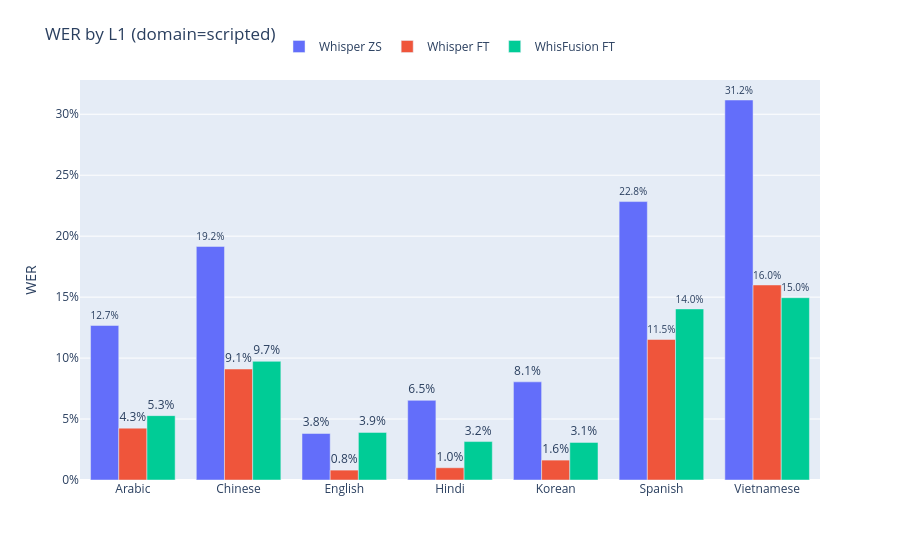

This figure's notebook cell:
### Markdown cell above
---



  # Part 2 — Per-L1 WER



  **Default: Combined (all data).** Use `domain=` for domain-specific L1 breakdowns.

### Code cell
def get_l1_breakdown(domain: str | None = None, metric: str = "wer") -> pd.DataFrame:
    """Per-L1 breakdown for a chosen metric."""
    metric = metric.lower()
    if metric not in {"wer", "mer", "per"}:
        raise ValueError("metric must be one of: 'wer', 'mer', 'per'")

    l1_rows = []
    for key, label in MODEL_KEYS.items():
        df = get_data(key, domain)
        if df is None:
            continue
        grp = grouped_wer(df, "l1")
        grp["Model"] = label
        l1_rows.append(grp)

    if not l1_rows:
        return pd.DataFrame()

    l1_df = pd.concat(l1_rows, ignore_index=True)

    # Delta vs zero-shot baseline (negative = improvement)
    if "baseline" in MODEL_KEYS and available("baseline"):
        base_label = MODEL_KEYS["baseline"]
        base_col = f"{metric}_base"
        base_vals = (
            l1_df[l1_df["Model"] == base_label][["l1", metric]]
            .rename(columns={metric: base_col})
        )
        l1_df = l1_df.merge(base_vals, on="l1", how="left")
        l1_df[f"{metric}_delta_pct"] = (
            (l1_df[metric] - l1_df[base_col]) / l1_df[base_col] * 100
        )

    return l1_df


domain = "scripted"   # None / "scripted" / "spontaneous"
metric = "wer"  # "wer" / "mer" / "per"

l1_df = get_l1_breakdown(domain, metric)

if not l1_df.empty:
    l1s = sorted(l1_df["l1"].unique())
    metric_label = "PER (G2P)" if metric == "per" else metric.upper()

    # Use actual model keys that exist in MODEL_KEYS and are available
    model_order = list(MODEL_KEYS.keys())
    ordered_items = [(k, MODEL_KEYS[k]) for k in model_order if available(k)]

    fig = go.Figure()
    for key, label in ordered_items:
        sub = l1_df[l1_df["Model"] == label].set_index("l1")
        fig.add_trace(go.Bar(
            name=label,
            x=l1s,
            y=[sub.loc[l, metric] if l in sub.index else None for l in l1s],
            text=[f"{sub.loc[l, metric]:.1%}" if l in sub.index and pd.notna(sub.loc[l, metric]) else "" for l in l1s],
            textposition="outside",
        ))

    domain_str = f" (domain={domain})" if domain else " (All Data)"
    fig.update_layout(
        title=f"{metric_label} by L1{domain_str}",
        barmode="group",
        yaxis=dict(title=metric_label, tickformat=".0%"),
        legend=dict(orientation="h", y=1.12, xanchor="center", x=0.5),
        margin=dict(t=80),
    )
    fig.show()

    out = Path(RESULTS_DIR) / f"comparison_{domain or 'all'}_{metric}_by_l1.csv"
    l1_df.to_csv(out, index=False)
    print(f"Saved {out}")

    display(
        l1_df.sort_values(["l1", "Model"])
            .style.format({
                metric: "{:.4f}",
                f"{metric}_base": "{:.4f}",
                f"{metric}_delta_pct": "{:+.1f}%",
                "per": lambda v: f"{v:.4f}" if pd.notna(v) else "—",
            })
            .set_caption(f"{domain_str} — Per-L1 {metric_label}")
    )

### Figure 1 — Plotly figure (JSON) as saved in the notebook; plotly's stock layout.template omitted (floating-point values rounded to 4 significant figures)
{"data": [{"name": "Whisper ZS", "text": ["12.7%", "19.2%", "3.8%", "6.5%", "8.1%", "22.8%", "31.2%"], "textposition": "outside", "type": "bar", "x": ["Arabic", "Chinese", "English", "Hindi", "Korean", "Spanish", "Vietnamese"], "y": [0.1268, 0.1916, 0.03815, 0.06533, 0.08051, 0.2284, 0.3117]}, {"name": "Whisper FT", "text": ["4.3%", "9.1%", "0.8%", "1.0%", "1.6%", "11.5%", "16.0%"], "textposition": "outside", "type": "bar", "x": ["Arabic", "Chinese", "English", "Hindi", "Korean", "Spanish", "Vietnamese"], "y": [0.04255, 0.09105, 0.008111, 0.01004, 0.01632, 0.1153, 0.16]}, {"name": "WhisFusion FT", "text": ["5.3%", "9.7%", "3.9%", "3.2%", "3.1%", "14.0%", "15.0%"], "textposition": "outside", "type": "bar", "x": ["Arabic", "Chinese", "English", "Hindi", "Korean", "Spanish", "Vietnamese"], "y": [0.05279, 0.09733, 0.03905, 0.03152, 0.03085, 0.1403, 0.1495]}], "layout": {"barmode": "group", "legend": {"orientation": "h", "x": 0.5, "xanchor": "center", "y": 1.12}, "margin": {"t": 80}, "title": {"text": "WER by L1 (domain=scripted)"}, "yaxis": {"tickformat": ".0%", "title": {"text": "WER"}}}}
